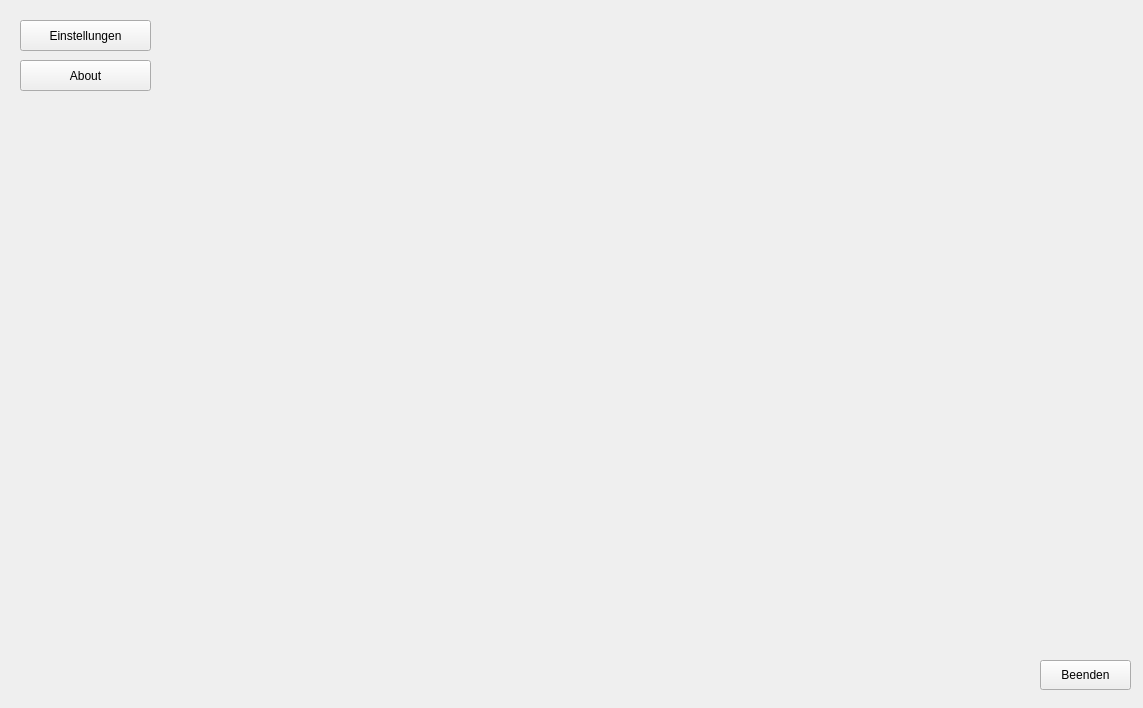
<?xml version="1.0" encoding="UTF-8"?>
<ui version="4.0">
 <class>Einstellungen</class>
 <widget class="QWidget" name="Einstellungen">
  <property name="geometry">
   <rect>
    <x>0</x>
    <y>0</y>
    <width>1143</width>
    <height>708</height>
   </rect>
  </property>
  <property name="windowTitle">
   <string>Form</string>
  </property>
  <widget class="QPushButton" name="pushButton">
   <property name="geometry">
    <rect>
     <x>20</x>
     <y>20</y>
     <width>131</width>
     <height>31</height>
    </rect>
   </property>
   <property name="text">
    <string>Einstellungen</string>
   </property>
  </widget>
  <widget class="QPushButton" name="pushButton_2">
   <property name="geometry">
    <rect>
     <x>20</x>
     <y>60</y>
     <width>131</width>
     <height>31</height>
    </rect>
   </property>
   <property name="text">
    <string>About</string>
   </property>
  </widget>
  <widget class="QWidget" name="widget" native="true">
   <property name="geometry">
    <rect>
     <x>170</x>
     <y>20</y>
     <width>951</width>
     <height>631</height>
    </rect>
   </property>
  </widget>
  <widget class="QPushButton" name="pushButton_3">
   <property name="geometry">
    <rect>
     <x>1040</x>
     <y>660</y>
     <width>91</width>
     <height>30</height>
    </rect>
   </property>
   <property name="text">
    <string>Beenden</string>
   </property>
  </widget>
 </widget>
 <resources/>
 <connections/>
</ui>
